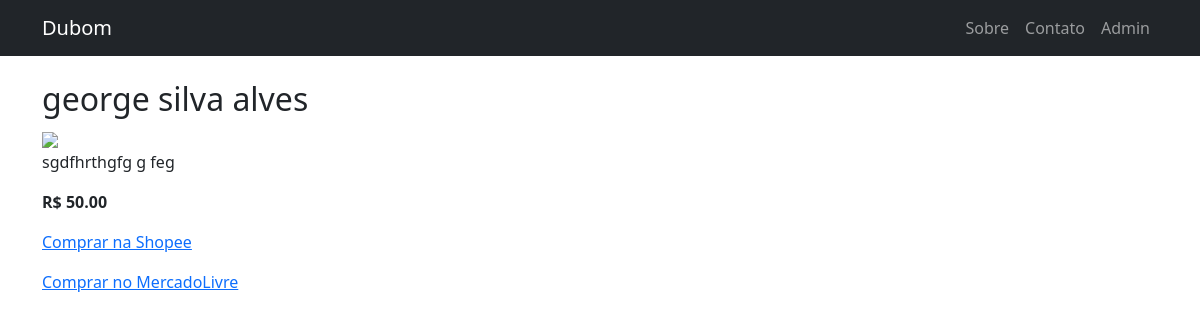
The app's page /product/3 with its own data.
### models.py (models this page shows)
class Product(db.Model):
    id = db.Column(db.Integer, primary_key=True)
    name = db.Column(db.String(200), nullable=False)
    description = db.Column(db.Text, nullable=True)
    price = db.Column(db.Float, nullable=False)
    image = db.Column(db.String(400), nullable=True)
    marketplace_shopee = db.Column(db.String(800), nullable=True)
    marketplace_mercadolivre = db.Column(db.String(800), nullable=True)

### app.py (the view)
@app.route('/product/<int:pid>')
def product_view(pid):
    log_access(request)
    p = Product.query.get_or_404(pid)
    return render_template('product.html', product=p)

### app.py (called while the page is built)
def log_access(request, order_id=None):
    try:
        ip = request.headers.get('X-Forwarded-For', request.remote_addr)
        location = request.headers.get('X-AppEngine-City') or request.headers.get('X-Geo-Location') or None
        a = AccessLog(ip=ip, path=request.path, method=request.method, location=location, order_id=order_id)
        db.session.add(a); db.session.commit()
    except Exception as e:
        app.logger.debug('log access failed: %s', e)

### templates/product.html
{% extends 'base.html' %}
{% block content %}
<h2>{{product.name}}</h2>
<img src="{{product.image}}" class="img-fluid">
<p>{{product.description}}</p>
<p><strong>R$ {{'%.2f'|format(product.price)}}</strong></p>
{% if product.marketplace_shopee %}
<p><a href="{{product.marketplace_shopee}}" target="_blank">Comprar na Shopee</a></p>
{% endif %}
{% if product.marketplace_mercadolivre %}
<p><a href="{{product.marketplace_mercadolivre}}" target="_blank">Comprar no MercadoLivre</a></p>
{% endif %}
{% endblock %}

### records on screen
Product: name "george silva alves", description "sgdfhrthgfg g feg", price "50.00"
